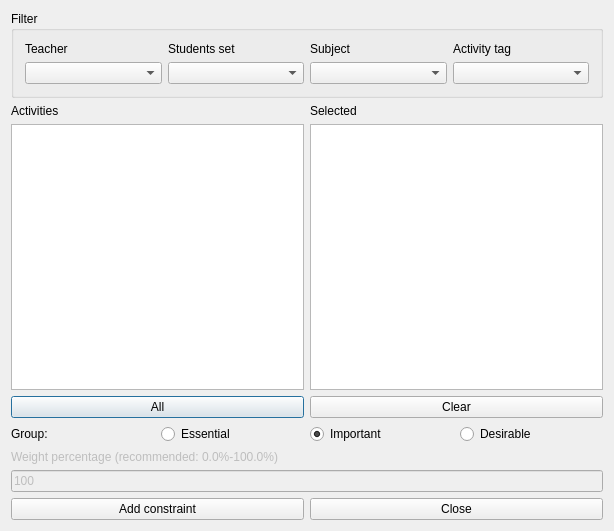
<?xml version="1.0" encoding="UTF-8"?>
<ui version="4.0">
 <class>AddConstraintActivitiesSameStartingHourForm_template</class>
 <widget class="QDialog" name="AddConstraintActivitiesSameStartingHourForm_template">
  <property name="geometry">
   <rect>
    <x>0</x>
    <y>0</y>
    <width>614</width>
    <height>531</height>
   </rect>
  </property>
  <property name="windowTitle">
   <string extracomment="This is the title of the dialog to add a new constraint of this type">Add activities same starting hour</string>
  </property>
  <layout class="QGridLayout" name="gridLayout_2">
   <item row="0" column="0">
    <widget class="QGroupBox" name="filterGroupBox">
     <property name="title">
      <string>Filter</string>
     </property>
     <layout class="QGridLayout" name="gridLayout">
      <item row="0" column="0">
       <widget class="QLabel" name="teachersTextLabel">
        <property name="text">
         <string>Teacher</string>
        </property>
        <property name="wordWrap">
         <bool>false</bool>
        </property>
       </widget>
      </item>
      <item row="0" column="1">
       <widget class="QLabel" name="studentsTextLabel">
        <property name="text">
         <string>Students set</string>
        </property>
        <property name="wordWrap">
         <bool>false</bool>
        </property>
       </widget>
      </item>
      <item row="0" column="2">
       <widget class="QLabel" name="subjectsTextLabel">
        <property name="text">
         <string>Subject</string>
        </property>
        <property name="wordWrap">
         <bool>false</bool>
        </property>
       </widget>
      </item>
      <item row="0" column="3">
       <widget class="QLabel" name="activityTagsTextLabel">
        <property name="text">
         <string>Activity tag</string>
        </property>
        <property name="wordWrap">
         <bool>false</bool>
        </property>
       </widget>
      </item>
      <item row="1" column="0">
       <widget class="QComboBox" name="teachersComboBox"/>
      </item>
      <item row="1" column="1">
       <widget class="QComboBox" name="studentsComboBox"/>
      </item>
      <item row="1" column="2">
       <widget class="QComboBox" name="subjectsComboBox"/>
      </item>
      <item row="1" column="3">
       <widget class="QComboBox" name="activityTagsComboBox"/>
      </item>
     </layout>
    </widget>
   </item>
   <item row="1" column="0">
    <layout class="QHBoxLayout" name="horizontalLayout">
     <item>
      <layout class="QVBoxLayout" name="verticalLayout_2">
       <item>
        <widget class="QLabel" name="activitiesTextLabel">
         <property name="frameShape">
          <enum>QFrame::NoFrame</enum>
         </property>
         <property name="frameShadow">
          <enum>QFrame::Plain</enum>
         </property>
         <property name="text">
          <string>Activities</string>
         </property>
         <property name="wordWrap">
          <bool>false</bool>
         </property>
        </widget>
       </item>
       <item>
        <widget class="QListWidget" name="activitiesListWidget"/>
       </item>
       <item>
        <widget class="QPushButton" name="addAllActivitiesPushButton">
         <property name="text">
          <string comment="Text on a button. It refers to adding all activities from the list above this button into the current constraint">All</string>
         </property>
        </widget>
       </item>
      </layout>
     </item>
     <item>
      <layout class="QVBoxLayout" name="verticalLayout">
       <item>
        <widget class="QLabel" name="selectedActivitiesTextLabel">
         <property name="frameShape">
          <enum>QFrame::NoFrame</enum>
         </property>
         <property name="frameShadow">
          <enum>QFrame::Plain</enum>
         </property>
         <property name="text">
          <string comment="It refers to a list of selected activities">Selected</string>
         </property>
         <property name="wordWrap">
          <bool>false</bool>
         </property>
        </widget>
       </item>
       <item>
        <widget class="QListWidget" name="selectedActivitiesListWidget"/>
       </item>
       <item>
        <widget class="QPushButton" name="clearPushButton">
         <property name="text">
          <string>Clear</string>
         </property>
        </widget>
       </item>
      </layout>
     </item>
    </layout>
   </item>
   <item row="2" column="0">
    <layout class="QHBoxLayout" name="horizontalLayout_4">
     <item>
      <widget class="QLabel" name="groupTextLabel">
       <property name="text">
        <string>Group:</string>
       </property>
      </widget>
     </item>
     <item>
      <widget class="QRadioButton" name="essentialRadioButton">
       <property name="text">
        <string>Essential</string>
       </property>
      </widget>
     </item>
     <item>
      <widget class="QRadioButton" name="importantRadioButton">
       <property name="text">
        <string>Important</string>
       </property>
       <property name="checked">
        <bool>true</bool>
       </property>
      </widget>
     </item>
     <item>
      <widget class="QRadioButton" name="desirableRadioButton">
       <property name="text">
        <string>Desirable</string>
       </property>
      </widget>
     </item>
    </layout>
   </item>
   <item row="3" column="0">
    <layout class="QVBoxLayout">
     <item>
      <widget class="QLabel" name="weightTextLabel">
       <property name="enabled">
        <bool>false</bool>
       </property>
       <property name="frameShape">
        <enum>QFrame::NoFrame</enum>
       </property>
       <property name="frameShadow">
        <enum>QFrame::Plain</enum>
       </property>
       <property name="text">
        <string>Weight percentage (recommended: 0.0%-100.0%)</string>
       </property>
       <property name="wordWrap">
        <bool>false</bool>
       </property>
      </widget>
     </item>
     <item>
      <widget class="QLineEdit" name="weightLineEdit">
       <property name="enabled">
        <bool>false</bool>
       </property>
       <property name="text">
        <string notr="true">100</string>
       </property>
      </widget>
     </item>
    </layout>
   </item>
   <item row="4" column="0">
    <layout class="QHBoxLayout">
     <item>
      <widget class="QPushButton" name="addConstraintPushButton">
       <property name="text">
        <string>Add constraint</string>
       </property>
      </widget>
     </item>
     <item>
      <widget class="QPushButton" name="closePushButton">
       <property name="text">
        <string>Close</string>
       </property>
      </widget>
     </item>
    </layout>
   </item>
  </layout>
 </widget>
 <layoutdefault spacing="6" margin="11"/>
 <resources/>
 <connections/>
</ui>
